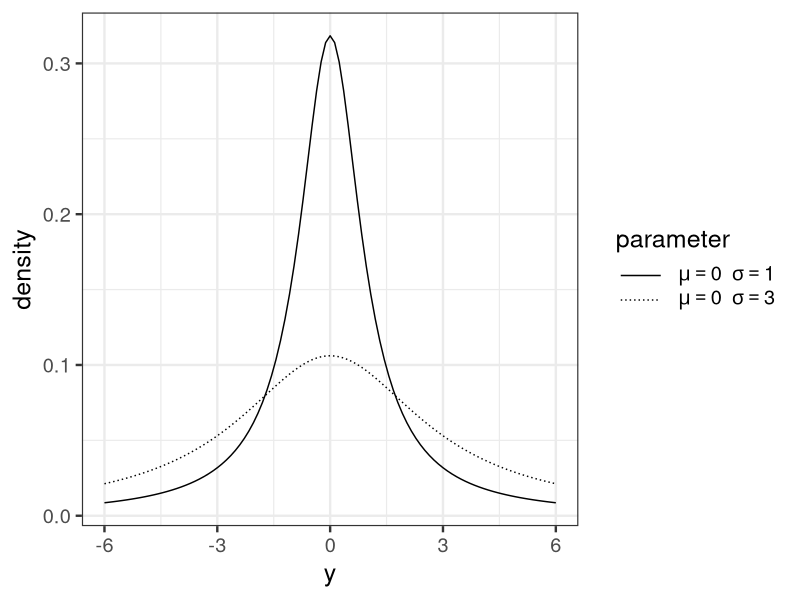

Reproduce this figure in R.
library(ggplot2)

ms <- data.frame(mu=c(0, 0), sigma=c(1, 3))
ms <- cbind(ms, gr=letters[1:nrow(ms)])
my_labs <- parse(text=sprintf('mu=="%.0f"~~sigma=="%.0f"', ms$mu, ms$sigma))
p <- ggplot(data.frame(X=c(-6, 6)), aes(x=X))
p <- p + theme_bw(base_size=18) + theme(legend.key.width=grid::unit(2.5,'line'))
p <- p + mapply(
  function(mu, sigma, co) stat_function(fun=dcauchy, args=list(location=mu, scale=sigma), aes_q(linetype=co)),
  ms$mu, ms$sigma, ms$gr
)
p <- p + scale_linetype_manual('parameter', values=c('solid', '12'), labels=my_labs)
p <- p + labs(x='y', y='density')
p <- p + scale_x_continuous(limit=c(-6, 6))
ggsave(file='output/fig6-13.png', plot=p, dpi=300, w=6, h=3)

# pcauchy(1) - pcauchy(-1)
# 1 - pcauchy(10)
